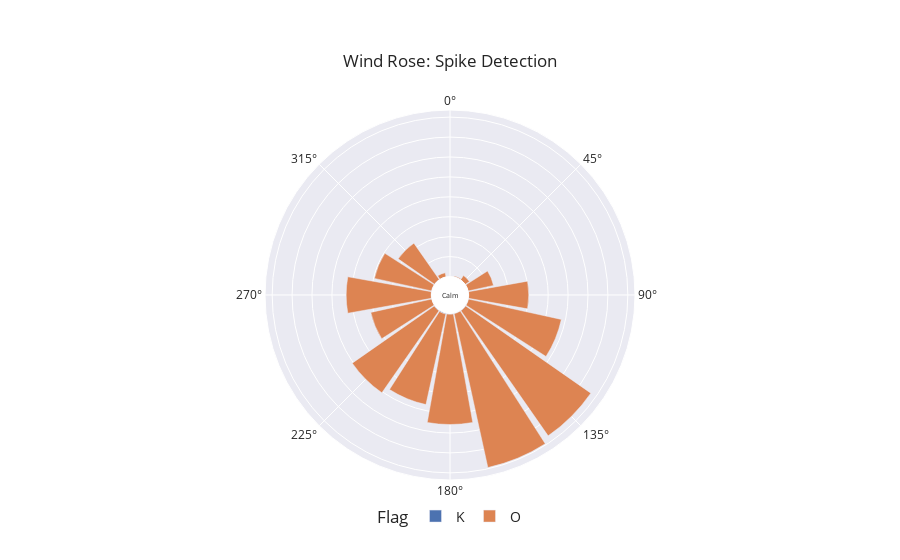

Notebook cell for this chart:
### Markdown cell above
![picture](sites/TAUR.jpg)

### Code cell
# FELR Rathaus Gemeinde Feldkirchen
df_site = extract_site_data(df=df, dates = dates, site_name="FELR")

plot_wind_rose(df_site, column="Flag")

### Figure 1 — Plotly figure (JSON) as saved in the notebook; plotly's stock layout.template omitted (floating-point values rounded to 4 significant figures)
{"data": [{"hovertemplate": "Flag=K<br>len=%{r}<br>cardinal_direction=%{theta}<extra></extra>", "legendgroup": "K", "marker": {"color": "rgb(76,114,176)", "pattern": {"shape": ""}}, "name": "K", "r": [1, 18, 156, 156, 125, 53, 255, 195, 67, 103, 100, 104, 7, 172], "showlegend": true, "subplot": "polar", "theta": [45, 337.5, 135, 157.5, 112.5, 247.5, 202.5, 225, 90, 270, 315, 292.5, 67.5, 180], "type": "barpolar"}, {"hovertemplate": "Flag=O<br>len=%{r}<br>cardinal_direction=%{theta}<extra></extra>", "legendgroup": "O", "marker": {"color": "rgb(221,132,82)", "pattern": {"shape": ""}}, "name": "O", "r": [21315, 25072, 1052, 11120, 241, 23267, 38292, 1293, 6535, 39551, 23849, 67, 14676, 15661, 15067, 27697], "showlegend": true, "subplot": "polar", "theta": [270, 225, 337.5, 315, 22.5, 202.5, 135, 45, 67.5, 157.5, 112.5, 0, 292.5, 247.5, 90, 180], "type": "barpolar"}], "layout": {"annotations": [{"font": {"size": 7}, "showarrow": false, "text": "Calm", "x": 0.5, "y": 0.5}], "barmode": "relative", "legend": {"font": {"size": 14}, "orientation": "h", "title": {"text": "Flag"}, "tracegroupgap": 0, "x": 0.5, "xanchor": "center", "y": -0.1, "yanchor": "middle"}, "margin": {"t": 110}, "polar": {"angularaxis": {"direction": "clockwise", "rotation": 90}, "domain": {"x": [0, 1], "y": [0, 1]}, "hole": 0.1, "radialaxis": {"linewidth": 0, "showticklabels": false, "ticks": ""}}, "title": {"text": "Wind Rose: Spike Detection", "xanchor": "center", "yanchor": "top"}}}
